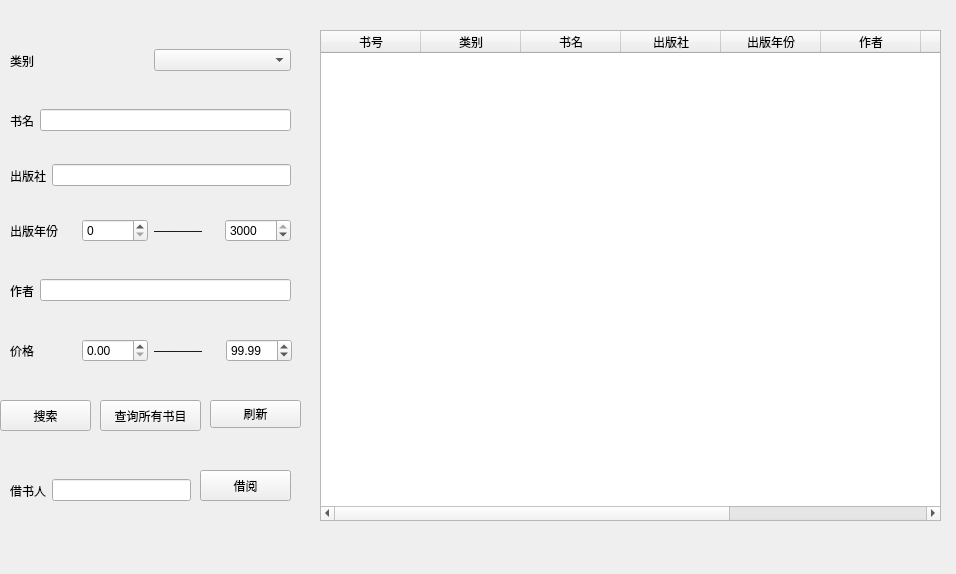
<?xml version="1.0" encoding="UTF-8"?>
<ui version="4.0">
 <class>Book</class>
 <widget class="QWidget" name="Book">
  <property name="geometry">
   <rect>
    <x>0</x>
    <y>0</y>
    <width>956</width>
    <height>574</height>
   </rect>
  </property>
  <property name="windowTitle">
   <string>Form</string>
  </property>
  <widget class="QWidget" name="horizontalLayoutWidget_2">
   <property name="geometry">
    <rect>
     <x>10</x>
     <y>90</y>
     <width>281</width>
     <height>61</height>
    </rect>
   </property>
   <layout class="QHBoxLayout" name="horizontalLayout_2">
    <item>
     <widget class="QLabel" name="label_2">
      <property name="text">
       <string>书名</string>
      </property>
     </widget>
    </item>
    <item>
     <widget class="QLineEdit" name="BookTitle"/>
    </item>
   </layout>
  </widget>
  <widget class="QWidget" name="horizontalLayoutWidget_3">
   <property name="geometry">
    <rect>
     <x>10</x>
     <y>30</y>
     <width>281</width>
     <height>61</height>
    </rect>
   </property>
   <layout class="QHBoxLayout" name="horizontalLayout_3">
    <item>
     <widget class="QLabel" name="label_3">
      <property name="text">
       <string>类别</string>
      </property>
     </widget>
    </item>
    <item>
     <widget class="QComboBox" name="BookCategory"/>
    </item>
   </layout>
  </widget>
  <widget class="QWidget" name="horizontalLayoutWidget_4">
   <property name="geometry">
    <rect>
     <x>10</x>
     <y>150</y>
     <width>281</width>
     <height>51</height>
    </rect>
   </property>
   <layout class="QHBoxLayout" name="horizontalLayout_4">
    <item>
     <widget class="QLabel" name="label_4">
      <property name="text">
       <string>出版社</string>
      </property>
     </widget>
    </item>
    <item>
     <widget class="QLineEdit" name="BookPress"/>
    </item>
   </layout>
  </widget>
  <widget class="QWidget" name="horizontalLayoutWidget_5">
   <property name="geometry">
    <rect>
     <x>10</x>
     <y>200</y>
     <width>281</width>
     <height>61</height>
    </rect>
   </property>
   <layout class="QHBoxLayout" name="horizontalLayout_5">
    <item>
     <widget class="QLabel" name="label_5">
      <property name="text">
       <string>出版年份</string>
      </property>
     </widget>
    </item>
    <item>
     <widget class="QSpinBox" name="BookLowerYear">
      <property name="maximum">
       <number>3000</number>
      </property>
     </widget>
    </item>
    <item>
     <widget class="QLabel" name="label_10">
      <property name="text">
       <string>————</string>
      </property>
     </widget>
    </item>
    <item>
     <widget class="QSpinBox" name="BookUpperYear">
      <property name="maximum">
       <number>3000</number>
      </property>
      <property name="value">
       <number>3000</number>
      </property>
     </widget>
    </item>
   </layout>
  </widget>
  <widget class="QWidget" name="horizontalLayoutWidget_6">
   <property name="geometry">
    <rect>
     <x>10</x>
     <y>320</y>
     <width>282</width>
     <height>61</height>
    </rect>
   </property>
   <layout class="QHBoxLayout" name="horizontalLayout_6">
    <item>
     <widget class="QLabel" name="label_6">
      <property name="text">
       <string>价格</string>
      </property>
     </widget>
    </item>
    <item>
     <widget class="QDoubleSpinBox" name="BookLowerPrice">
      <property name="maximum">
       <double>500.000000000000000</double>
      </property>
     </widget>
    </item>
    <item>
     <widget class="QLabel" name="label">
      <property name="text">
       <string>————</string>
      </property>
     </widget>
    </item>
    <item>
     <widget class="QDoubleSpinBox" name="BookUpperPrice">
      <property name="maximum">
       <double>500.000000000000000</double>
      </property>
      <property name="value">
       <double>99.989999999999995</double>
      </property>
     </widget>
    </item>
   </layout>
  </widget>
  <widget class="QWidget" name="horizontalLayoutWidget_7">
   <property name="geometry">
    <rect>
     <x>10</x>
     <y>260</y>
     <width>281</width>
     <height>61</height>
    </rect>
   </property>
   <layout class="QHBoxLayout" name="horizontalLayout_7">
    <item>
     <widget class="QLabel" name="label_7">
      <property name="text">
       <string>作者</string>
      </property>
     </widget>
    </item>
    <item>
     <widget class="QLineEdit" name="BookAuthor"/>
    </item>
   </layout>
  </widget>
  <widget class="QPushButton" name="BookSearchPushButton">
   <property name="geometry">
    <rect>
     <x>0</x>
     <y>400</y>
     <width>91</width>
     <height>31</height>
    </rect>
   </property>
   <property name="text">
    <string>搜索</string>
   </property>
  </widget>
  <widget class="QPushButton" name="AllBookPushButton">
   <property name="geometry">
    <rect>
     <x>100</x>
     <y>400</y>
     <width>101</width>
     <height>31</height>
    </rect>
   </property>
   <property name="text">
    <string>查询所有书目</string>
   </property>
  </widget>
  <widget class="QTableWidget" name="BookTable">
   <property name="geometry">
    <rect>
     <x>320</x>
     <y>30</y>
     <width>621</width>
     <height>491</height>
    </rect>
   </property>
   <property name="sortingEnabled">
    <bool>true</bool>
   </property>
   <column>
    <property name="text">
     <string>书号</string>
    </property>
   </column>
   <column>
    <property name="text">
     <string>类别</string>
    </property>
   </column>
   <column>
    <property name="text">
     <string>书名</string>
    </property>
   </column>
   <column>
    <property name="text">
     <string>出版社</string>
    </property>
   </column>
   <column>
    <property name="text">
     <string>出版年份</string>
    </property>
   </column>
   <column>
    <property name="text">
     <string>作者</string>
    </property>
   </column>
   <column>
    <property name="text">
     <string>价格</string>
    </property>
   </column>
   <column>
    <property name="text">
     <string>总藏书量</string>
    </property>
   </column>
   <column>
    <property name="text">
     <string>目前库存量</string>
    </property>
   </column>
  </widget>
  <widget class="QPushButton" name="BorrowPushButton">
   <property name="geometry">
    <rect>
     <x>200</x>
     <y>470</y>
     <width>91</width>
     <height>31</height>
    </rect>
   </property>
   <property name="text">
    <string>借阅</string>
   </property>
  </widget>
  <widget class="QWidget" name="horizontalLayoutWidget_8">
   <property name="geometry">
    <rect>
     <x>10</x>
     <y>460</y>
     <width>181</width>
     <height>61</height>
    </rect>
   </property>
   <layout class="QHBoxLayout" name="horizontalLayout_10">
    <item>
     <widget class="QLabel" name="label_11">
      <property name="text">
       <string>借书人</string>
      </property>
     </widget>
    </item>
    <item>
     <widget class="QLineEdit" name="BorrowName"/>
    </item>
   </layout>
  </widget>
  <widget class="QPushButton" name="RefreshPushButton">
   <property name="geometry">
    <rect>
     <x>210</x>
     <y>400</y>
     <width>91</width>
     <height>28</height>
    </rect>
   </property>
   <property name="text">
    <string>刷新</string>
   </property>
  </widget>
 </widget>
 <resources/>
 <connections/>
</ui>
